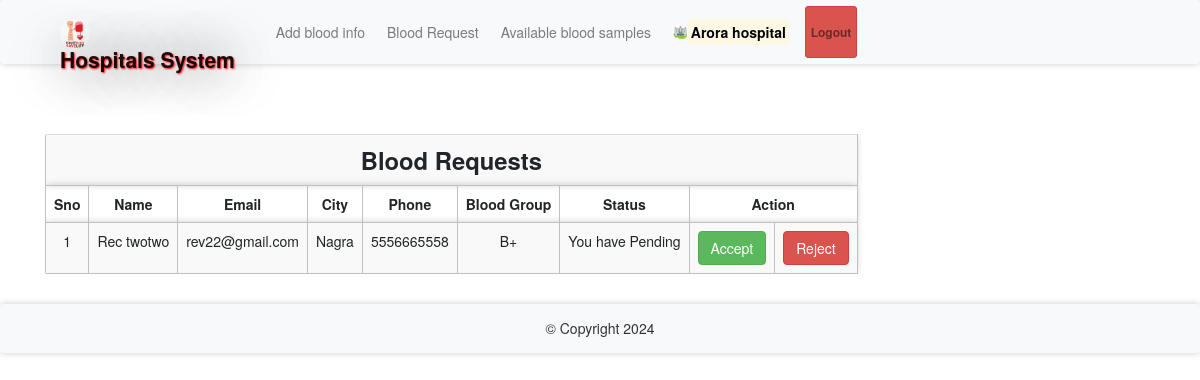
The app's page /bloodrequest.php (signed in) with its own data.
### tables this page shows
CREATE TABLE `bloodrequest` (
  `reqid` int(11) NOT NULL,
  `hid` int(11) NOT NULL,
  `rid` int(11) NOT NULL,
  `bg` varchar(11) NOT NULL,
  `status` varchar(100) NOT NULL DEFAULT 'Pending'
);

CREATE TABLE `receivers` (
  `id` int(11) NOT NULL,
  `rname` varchar(100) NOT NULL,
  `remail` varchar(100) NOT NULL,
  `rpassword` varchar(100) NOT NULL,
  `rphone` varchar(100) NOT NULL,
  `rbg` varchar(10) NOT NULL,
  `rcity` varchar(100) NOT NULL
);

### message.php (called while the page is built, shortened)
<?php $counter=0; if(isset($_GET['msg'])) { ?>
	<div class="col-5 alert alert alert-success alert-dismissible fade show card" id="message">
		<button type="button" class="close" data-dismiss="alert" title="close">&times;</button><?php echo $_GET['msg'];?>
	</div>
<?php }?>

### bloodrequest.php (the view, shortened to what this page needs)
<?php
require 'file/connection.php';
  if(!isset($_SESSION['hid']))
  {
  header('location:login.php');
  }
  else {
    $hid = $_SESSION['hid'];
    $sql = "select bloodrequest.*, receivers.* from bloodrequest, receivers where hid='$hid' && bloodrequest.rid=receivers.id";
    $result = mysqli_query($conn, $sql);
?>
<!DOCTYPE html>
<html>
<?php require 'head.php'; ?>
<body>
	<?php require 'header.php'; ?>
	<div class="container cont">
		<?php require 'message.php'; ?>
	<table class="table table-responsive table-striped rounded mb-5">
		<tr><th colspan="9" class="title">Blood requests</th></tr>
		<tr>
			<th>Sno</th>
			<th>Name</th>
			<th>Email</th>
			<th>City</th>
			<th>Phone</th>
			<th>Blood Group</th>
			<th>Status</th>
			<th colspan="2">Action</th>
		</tr>
		<?php while($row = mysqli_fetch_array($result)) { ?>
		<tr>
			<td><?php echo ++$counter;?></td>
			<td><?php echo $row['rname'];?></td>
			<td><?php echo $row['remail'];?></td>
			<td><?php echo $row['rcity'];?></td>
			<td><?php echo $row['rphone'];?></td>
			<td><?php echo $row['bg'];?></td>
			<td><?php echo 'You have '.$row['status'];?></td>
			<td><?php if($row['status'] == 'Accepted'){ ?> <a href="" class="btn btn-success disabled">Accepted</a> <?php }
			else{ ?>
				<a href="file/accept.php?reqid=<?php echo $row['reqid'];?>" class="btn btn-success">Accept</a>
			<?php } ?>
			</td>
			<td><?php if($row['status'] == 'Rejected'){ ?> <a href="" class="btn btn-danger disabled">Rejected</a> <?php }
			else{ ?>
				<a href="file/reject.php?reqid=<?php echo $row['reqid'];?>" class="btn btn-danger">Reject</a>
			<?php } ?>
			</td>
		</tr>
		<?php } ?>
	</table>
</div>
    <?php require 'footer.php'; ?>
</body>
</html>
<?php } ?>

### css/style.css (style rules this page uses)
.cont { padding-top: 40px; text-align: justify; font-size: 1em; }
.card ,nav, .footer,tr,video { border-radius: 3px; transition: all 200ms ease-out; box-shadow: 0px 0px 7px rgba(0, 0, 0, 0.2); }
tr,th,td { border:0.1px solid silver; text-align: center; }
.title { font-weight: bold; font-size: 1.7em; text-transform: capitalize; text-align: center; }
a:link { text-decoration: none; }

### records on screen
bloodrequest: receivers.rname "Rec twotwo", receivers.remail "rev22@gmail.com", receivers.rcity "Nagra", receivers.rphone "5556665558", bg "B+", status "Pending"

### other values on screen
$_SESSION['hname'] "Arora hospital"
